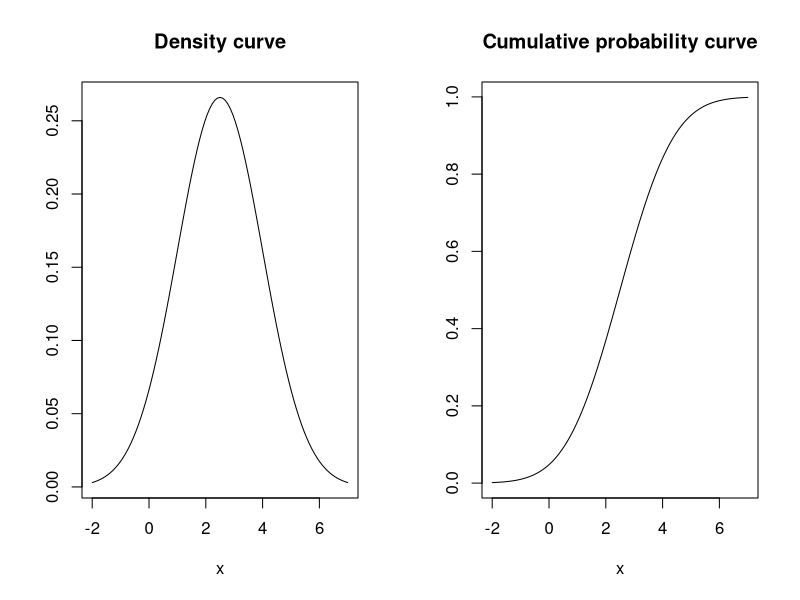
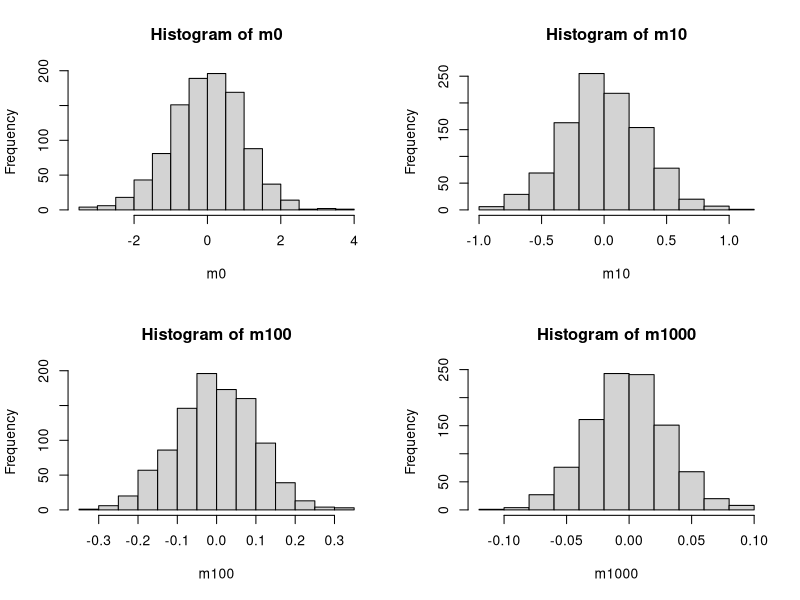
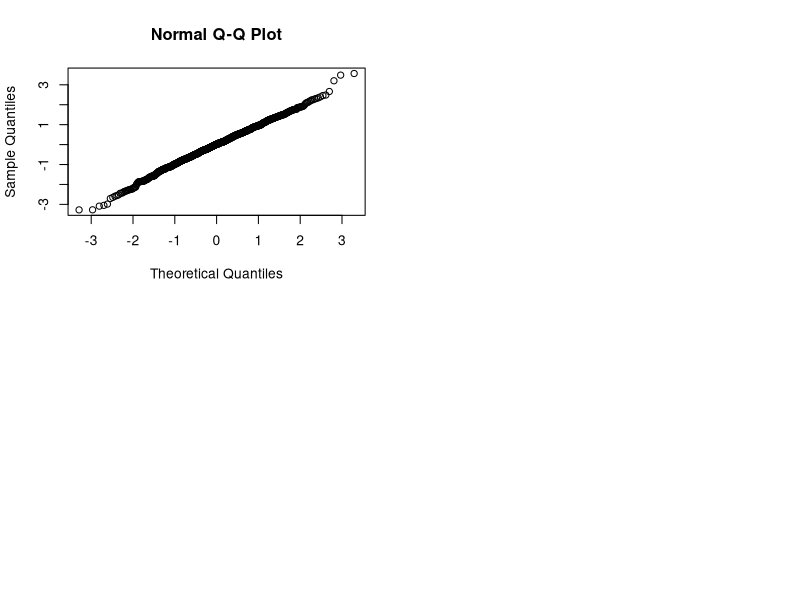
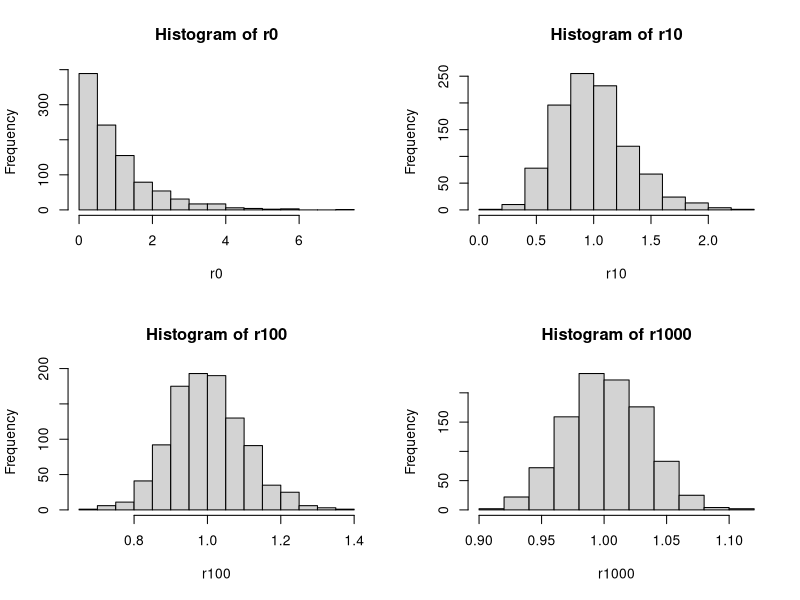
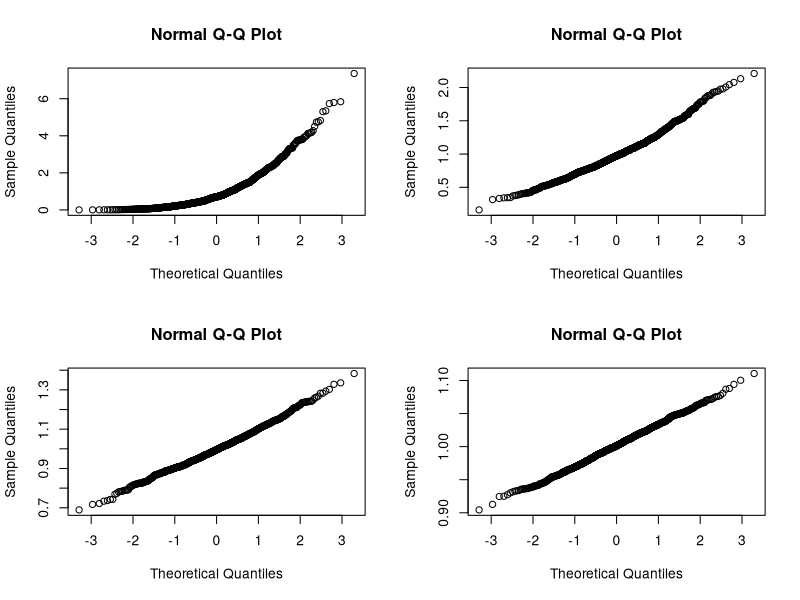

Generate these figures, in order, with R:
## ---- chunk 1
knitr::opts_chunk$set(echo = TRUE)
## ---- chunk 2
dbinom(4,20,0.2)
pbinom(4,20,0.2,lower.tail = F)
## ---- chunk 3
par(mfrow=c(1,2))
plot(function(x) dnorm(x,2.5,sqrt(2.25)), -2,7,main = "Density curve", ylab = "")
plot(function(x) pnorm(x,2.5,sqrt(2.25)), -2,7,main = "Cumulative probability curve", ylab = "")
## ---- chunk 4
pnorm(4,2.5,sqrt(2.25))-pnorm(0.5,2.5,sqrt(2.25))
## ---- chunk 5
pnorm(log(30),2.5,sqrt(2.25),lower.tail = F)
## ---- chunk 6
qnorm(0.9,2.5,sqrt(2.25))
## ---- chunk 7
pnorm(80.5,90,38,lower.tail = F)
## ---- chunk 8
2*pnorm(90-1.5*38,90,38)
## ---- chunk 9
(90-qnorm(0.04/2,90,38))/38
## ---- chunk 10
m0 <- rnorm(1000,0,1)
m10 <- numeric()
m100 <- numeric()
m1000 <- numeric()
for (i in 1:1000){
  m10[i] <- mean(rnorm(10,0,1))
  m100[i] <- mean(rnorm(100,0,1))
  m1000[i] <- mean(rnorm(1000,0,1))
}
par(mfrow=c(2,2))
hist(m0)
hist(m10)
hist(m100)
hist(m1000)
## ---- chunk 11
qqnorm(m0)
## ---- chunk 12
m <- data.frame(m0,m10,m100,m1000)
# mean
mmean <- apply(m, 2, mean)
mmean
# var
mvar <- apply(m, 2, var)
mvar
# var ratio
mvar[1]/mvar[2:4]
## ---- chunk 13
r0 <- rexp(1000,1)
r10 <- numeric()
r100 <- numeric()
r1000 <- numeric()
for (i in 1:1000){
  r10[i] <- mean(rexp(10,1))
  r100[i] <- mean(rexp(100,1))
  r1000[i] <- mean(rexp(1000,1))
}
par(mfrow=c(2,2))
hist(r0)
hist(r10)
hist(r100)
hist(r1000)
## ---- chunk 14
par(mfrow=c(2,2))
qqnorm(r0)
qqnorm(r10)
qqnorm(r100)
qqnorm(r1000)
## ---- chunk 15
r <- data.frame(r0,r10,r100,r1000)
# mean
rmean <- apply(r, 2, mean)
rmean
# var
rvar <- apply(r, 2, var)
rvar
# var ratio
rvar[1]/rvar[2:4]
